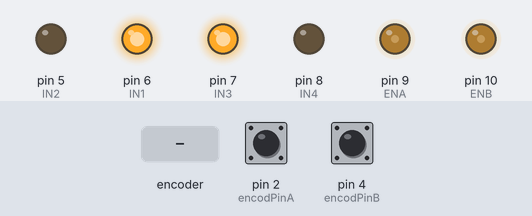
Simulated run of this sketch. Board: Arduino Uno, built with avr-gcc and run on an emulated ATmega328P. On the bench: output pins drawn as LEDs (lit = HIGH). The test bench sets the inputs (shaded band); at power-on: pin 2 (encodPinA) HIGH, pin 4 (encodPinB) HIGH. What the sketch prints to the serial monitor is not drawn.

Above: at 1.2 s.
1.3 s: rotary encoder on pin 2 (encodPinA) / pin 4 (encodPinB) turned 1 step (first pin leading)
4.5 s: rotary encoder on pin 2 (encodPinA) / pin 4 (encodPinB) turned 2 steps (second pin leading)
Timing chart, 0 to 7.5 s (numbered marks = the images above; inputs shaded):
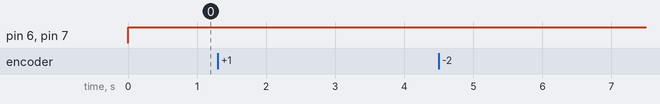

The sketch:

encoder_reading.ino
```cpp
#define encodPinA 2
#define encodPinB 4
#define IN1 6
#define IN2 5
#define IN3 7
#define IN4 8
#define ENA 9
#define ENB 10

int xung = 0;

void setup() {
  pinMode(encodPinA, INPUT_PULLUP);
  pinMode(encodPinB, INPUT_PULLUP);
  pinMode(IN1, OUTPUT);
  pinMode(IN2, OUTPUT);
  pinMode(ENA, OUTPUT);
  pinMode(IN3, OUTPUT);
  pinMode(IN4, OUTPUT);
  pinMode(ENB, OUTPUT);
  analogWrite(ENA, 80);
  analogWrite(ENB, 80);

  attachInterrupt(digitalPinToInterrupt(encodPinA), DemXung, FALLING);
  Serial.begin(9600);
}

void loop() {
    Serial.print("So xung hien tai: ");
    Serial.print(xung);
    Serial.println("...");

    digitalWrite(IN1, HIGH);
    digitalWrite(IN2, LOW);
    digitalWrite(IN3, HIGH);
    digitalWrite(IN4, LOW);
}

void DemXung() {
  // Đếm số xung từ bộ mã hóa
  if (digitalRead(encodPinB) == 0) {
    xung++;
  } else {
    xung--;
  }
}
```

Measured:
- after the input at 1.3 s, every drawn part: stays the same
- after the input at 4.5 s, every drawn part: stays the same
